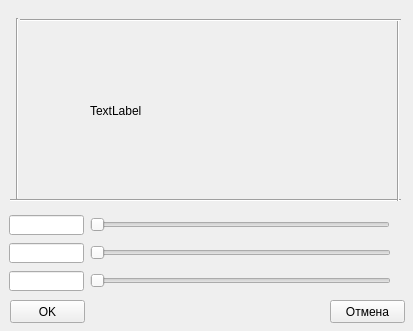
<?xml version="1.0" encoding="UTF-8"?>
<ui version="4.0">
 <class>ColorWidget</class>
 <widget class="QWidget" name="ColorWidget">
  <property name="geometry">
   <rect>
    <x>0</x>
    <y>0</y>
    <width>413</width>
    <height>331</height>
   </rect>
  </property>
  <property name="windowTitle">
   <string>Form</string>
  </property>
  <widget class="QSlider" name="horizontalSlider">
   <property name="geometry">
    <rect>
     <x>90</x>
     <y>214</y>
     <width>300</width>
     <height>22</height>
    </rect>
   </property>
   <property name="minimumSize">
    <size>
     <width>300</width>
     <height>0</height>
    </size>
   </property>
   <property name="cursor">
    <cursorShape>ClosedHandCursor</cursorShape>
   </property>
   <property name="styleSheet">
    <string notr="true">border-color: qlineargradient(spread:pad, x1:0, y1:0, x2:1, y2:0, stop:0 rgba(0, 0, 0, 255), stop:1 rgba(255, 255, 255, 255));</string>
   </property>
   <property name="maximum">
    <number>255</number>
   </property>
   <property name="orientation">
    <enum>Qt::Horizontal</enum>
   </property>
  </widget>
  <widget class="QSlider" name="horizontalSlider_2">
   <property name="geometry">
    <rect>
     <x>90</x>
     <y>242</y>
     <width>301</width>
     <height>22</height>
    </rect>
   </property>
   <property name="cursor">
    <cursorShape>ClosedHandCursor</cursorShape>
   </property>
   <property name="maximum">
    <number>255</number>
   </property>
   <property name="orientation">
    <enum>Qt::Horizontal</enum>
   </property>
  </widget>
  <widget class="QSlider" name="horizontalSlider_3">
   <property name="geometry">
    <rect>
     <x>90</x>
     <y>270</y>
     <width>301</width>
     <height>22</height>
    </rect>
   </property>
   <property name="cursor">
    <cursorShape>ClosedHandCursor</cursorShape>
   </property>
   <property name="maximum">
    <number>255</number>
   </property>
   <property name="orientation">
    <enum>Qt::Horizontal</enum>
   </property>
  </widget>
  <widget class="QLineEdit" name="lineEdit">
   <property name="geometry">
    <rect>
     <x>9</x>
     <y>215</y>
     <width>75</width>
     <height>20</height>
    </rect>
   </property>
   <property name="inputMask">
    <string/>
   </property>
   <property name="text">
    <string/>
   </property>
   <property name="readOnly">
    <bool>false</bool>
   </property>
  </widget>
  <widget class="QLineEdit" name="lineEdit_2">
   <property name="geometry">
    <rect>
     <x>9</x>
     <y>243</y>
     <width>75</width>
     <height>20</height>
    </rect>
   </property>
   <property name="text">
    <string/>
   </property>
  </widget>
  <widget class="QLineEdit" name="lineEdit_3">
   <property name="geometry">
    <rect>
     <x>9</x>
     <y>271</y>
     <width>75</width>
     <height>20</height>
    </rect>
   </property>
   <property name="text">
    <string> </string>
   </property>
  </widget>
  <widget class="Line" name="line">
   <property name="geometry">
    <rect>
     <x>10</x>
     <y>190</y>
     <width>391</width>
     <height>20</height>
    </rect>
   </property>
   <property name="orientation">
    <enum>Qt::Horizontal</enum>
   </property>
  </widget>
  <widget class="Line" name="line_2">
   <property name="geometry">
    <rect>
     <x>9</x>
     <y>18</y>
     <width>16</width>
     <height>181</height>
    </rect>
   </property>
   <property name="orientation">
    <enum>Qt::Vertical</enum>
   </property>
  </widget>
  <widget class="Line" name="line_3">
   <property name="geometry">
    <rect>
     <x>390</x>
     <y>20</y>
     <width>16</width>
     <height>181</height>
    </rect>
   </property>
   <property name="orientation">
    <enum>Qt::Vertical</enum>
   </property>
  </widget>
  <widget class="QPushButton" name="pushButton">
   <property name="geometry">
    <rect>
     <x>10</x>
     <y>300</y>
     <width>75</width>
     <height>23</height>
    </rect>
   </property>
   <property name="text">
    <string>OK</string>
   </property>
  </widget>
  <widget class="QPushButton" name="pushButton_2">
   <property name="geometry">
    <rect>
     <x>330</x>
     <y>300</y>
     <width>75</width>
     <height>23</height>
    </rect>
   </property>
   <property name="text">
    <string>Отмена</string>
   </property>
  </widget>
  <widget class="Line" name="line_4">
   <property name="geometry">
    <rect>
     <x>20</x>
     <y>10</y>
     <width>381</width>
     <height>20</height>
    </rect>
   </property>
   <property name="orientation">
    <enum>Qt::Horizontal</enum>
   </property>
  </widget>
  <widget class="QLabel" name="label">
   <property name="geometry">
    <rect>
     <x>90</x>
     <y>30</y>
     <width>241</width>
     <height>161</height>
    </rect>
   </property>
   <property name="minimumSize">
    <size>
     <width>0</width>
     <height>0</height>
    </size>
   </property>
   <property name="maximumSize">
    <size>
     <width>16777215</width>
     <height>16777215</height>
    </size>
   </property>
   <property name="text">
    <string>TextLabel</string>
   </property>
  </widget>
 </widget>
 <resources/>
 <connections/>
</ui>
